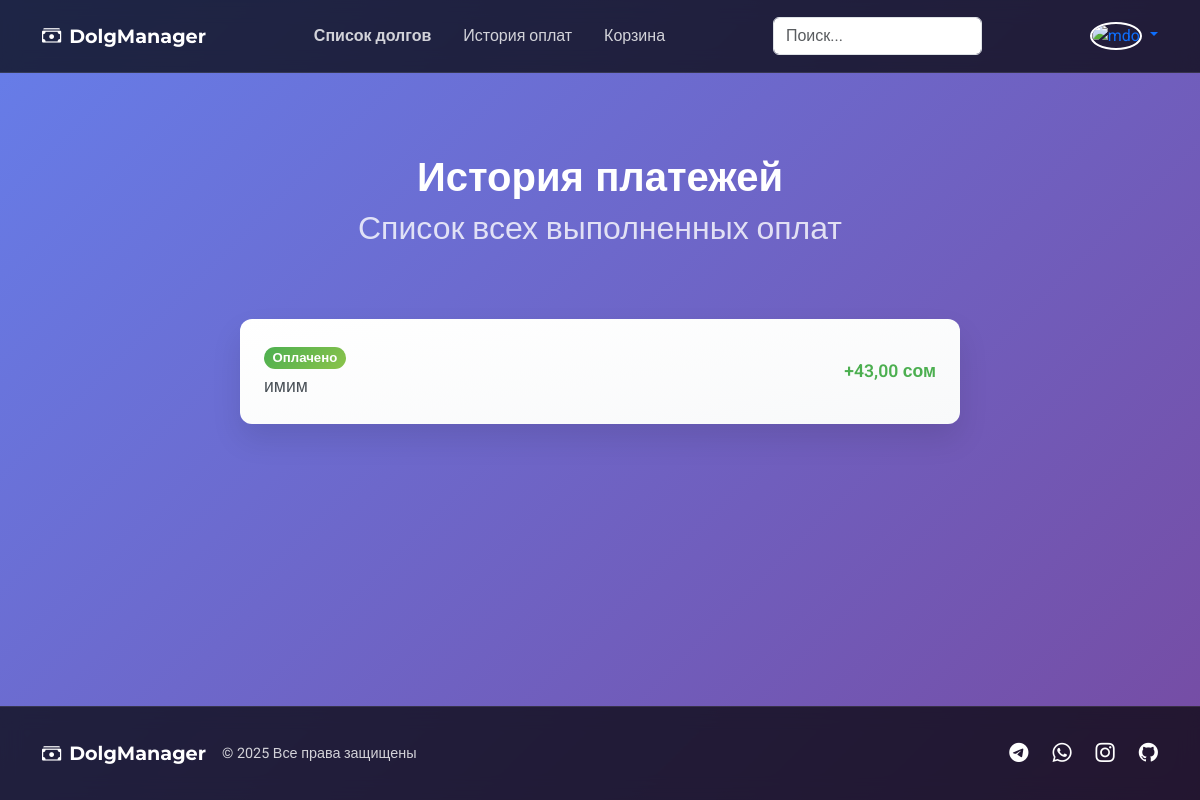
Before: /history/ (signed in) with the older database file.
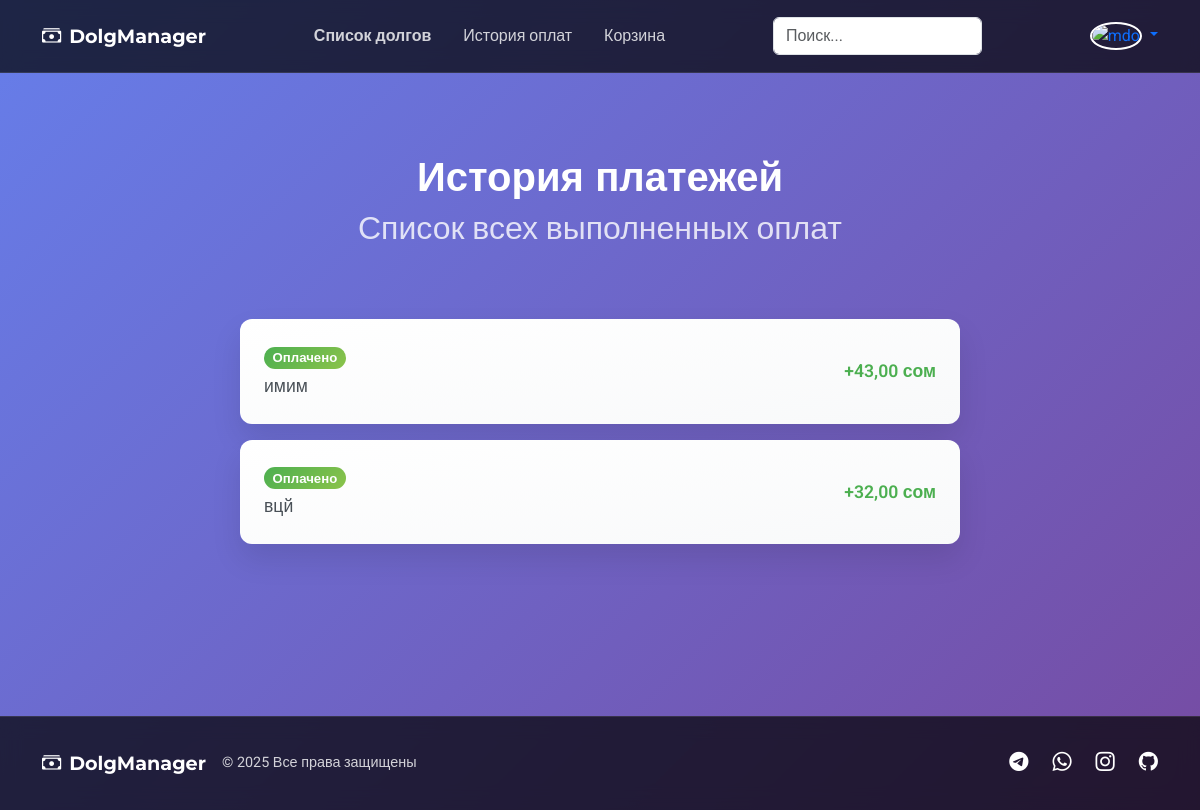
After: the same page with the newer database file.
### core/models.py (models this page shows, shortened)
class Dolg(models.Model):
    user = models.ForeignKey('UserIndexMagazine', on_delete=models.CASCADE, verbose_name='Кассир')
    client = models.CharField(max_length=255, verbose_name='Карыз алган адам')
    phone_number = models.CharField(max_length=255, verbose_name='Номер телефона', default='0')
    summa = models.DecimalField(max_digits=10, decimal_places=2, verbose_name='Сумма')
    description = models.TextField(verbose_name='Описание')
    date_create = models.DateTimeField(auto_now_add=True, verbose_name='Дата создание')
    is_history = models.BooleanField(default=False, verbose_name="Из история")
    date_add_history = models.DateField(blank=True, null=True, verbose_name="Дата добавление истории")
    user_history = models.ForeignKey('UserIndexMagazine', on_delete=models.CASCADE, blank=True, null=True, related_name='user_history', verbose_name='Кассир доб. истории')
    is_deleted = models.BooleanField(default=False, verbose_name='Из удаление')
    deleted_comment = models.TextField(verbose_name='Комментарий удаление', blank=True)
    date_deleted = models.DateTimeField(blank=True, null=True, verbose_name='Дата удаление')
    user_deleted = models.ForeignKey('UserIndexMagazine', on_delete=models.CASCADE, blank=True, null=True, related_name='user_deleted', verbose_name='Кассир удаление')
    payment_comment = models.TextField(verbose_name='Комментарий к оплате', blank=True)

### core/views.py (the view)
# urls.py: path('history/', history_list, name="history-list"),
@login_required
def history_list(request):
    user_index_magazine = request.user.userindexmagazine_set.first()
    history = Dolg.objects.filter(user=user_index_magazine, is_history=True)
    return render(request, 'list/history-list.html', {'history': history})

### core/templates/list/history-list.html (shortened to what this page needs)
{% extends 'base.html' %}
{% block content %}
<link href="https://cdn.jsdelivr.net/npm/bootstrap@5.3.3/dist/css/bootstrap.min.css" rel="stylesheet">
<link rel="stylesheet" href="https://cdnjs.cloudflare.com/ajax/libs/animate.css/4.1.1/animate.min.css"/>
<div class="container py-4 animate__animated animate__fadeIn">
    <div class="header-section">
        <h1 class="history-title">История платежей</h1>
        <h2 class="history-subtitle">Список всех выполненных оплат</h2>
    </div>
    <div class="row">
        <div class="col-lg-8 mx-auto">
            {% if history %}
                {% for data in history %}
                    <a href="{% url 'history-detail' data.id %}" class="history-link">
                        <div class="history-card">
                            <div class="history-item">
                                <div>
                                    <span class="badge badge-paid rounded-pill mb-1">Оплачено</span>
                                    <div>{{ data.client }}</div>
                                </div>
                                <div class="history-amount">+{{ data.summa }} сом</div>
                            </div>
                        </div>
                    </a>
                {% endfor %}
            {% else %}
                <div class="empty-history">
                    <i class="fas fa-history fa-3x mb-3" style="opacity: 0.5;"></i>
                    <h3 class="text-white">История платежей пуста</h3>
                    <p class="text-white-50">Здесь будут отображаться выполненные оплаты</p>
                </div>
            {% endif %}
        </div>
    </div>
</div>
{% endblock %}

Changed rows visible on the page:
now on this page (row edited): Dolg: client "вцй", summa "32,00"
